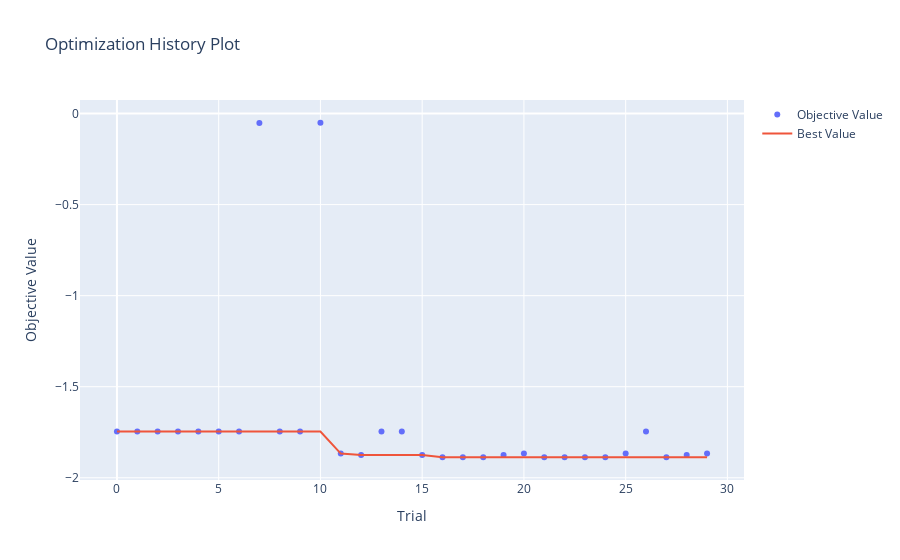

Notebook cell for this chart:
### Markdown cell above
Let's visualize the search process and the obtained structures. First, let's start with the visualization of the search process that we did earlier.

### Code cell
optuna.visualization.plot_optimization_history(study)

### Figure 1 — Plotly figure (JSON) as saved in the notebook; plotly's stock layout.template omitted (floating-point values rounded to 4 significant figures)
{"data": [{"mode": "markers", "name": "Objective Value", "type": "scatter", "x": [0, 1, 2, 3, 4, 5, 6, 7, 8, 9, 10, 11, 12, 13, 14, 15, 16, 17, 18, 19, 20, 21, 22, 23, 24, 25, 26, 27, 28, 29], "y": [-1.747, -1.747, -1.747, -1.747, -1.747, -1.747, -1.747, -0.05151, -1.747, -1.747, -0.05037, -1.867, -1.875, -1.747, -1.747, -1.875, -1.887, -1.887, -1.887, -1.875, -1.867, -1.887, -1.887, -1.887, -1.887, -1.867, -1.747, -1.887, -1.875, -1.867]}, {"name": "Best Value", "type": "scatter", "x": [0, 1, 2, 3, 4, 5, 6, 7, 8, 9, 10, 11, 12, 13, 14, 15, 16, 17, 18, 19, 20, 21, 22, 23, 24, 25, 26, 27, 28, 29], "y": [-1.747, -1.747, -1.747, -1.747, -1.747, -1.747, -1.747, -1.747, -1.747, -1.747, -1.747, -1.867, -1.875, -1.875, -1.875, -1.875, -1.887, -1.887, -1.887, -1.887, -1.887, -1.887, -1.887, -1.887, -1.887, -1.887, -1.887, -1.887, -1.887, -1.887]}], "layout": {"autosize": true, "title": {"text": "Optimization History Plot"}, "xaxis": {"autorange": true, "range": [-1.744, 30.74], "title": {"text": "Trial"}, "type": "linear"}, "yaxis": {"autorange": true, "range": [-2.039, 0.1012], "title": {"text": "Objective Value"}, "type": "linear"}}}
